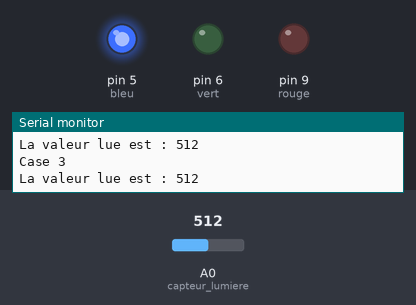
This sketch was run on a simulated Arduino Uno, built with avr-gcc and run on an emulated ATmega328P. Parts: output pins drawn as LEDs (lit = HIGH), the last lines printed to the serial monitor. The test bench sets the inputs (shaded band); at power-on: A0 (capteur_lumiere) = 512.

Above: at 1.2 s.
1.3 s: A0 (capteur_lumiere) set to 566
2.8 s: A0 (capteur_lumiere) set to 592
At 3.2 s:
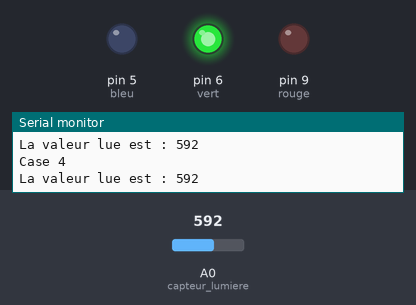
4.3 s: A0 (capteur_lumiere) set to 306
At 5.5 s:
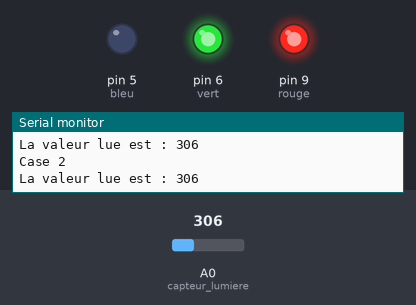
5.8 s: A0 (capteur_lumiere) set to 274
At 7.0 s:
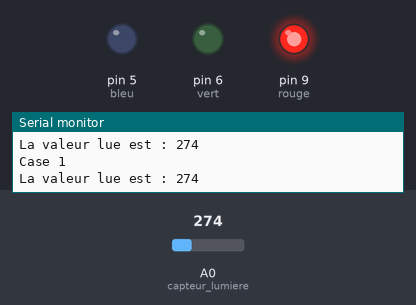
7.3 s: A0 (capteur_lumiere) set to 161
8.8 s: A0 (capteur_lumiere) set to 131
At 9.8 s:
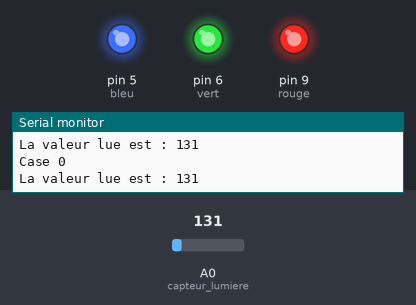
Timing chart, 0 to 11.3 s (numbered marks = the images above; inputs shaded):
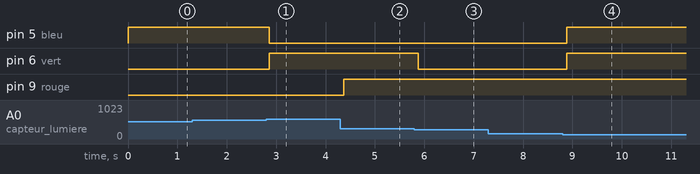

The sketch:

LED_Capteur_Lumiere_Complexe.ino
```cpp
int rouge = 9; //Le pin 9 s'appelle maintenant rouge
int bleu = 5; //Le pin 5 s'appelle maintenant bleu
int vert = 6; //Le pin 6 s'appelle maintenant vert
int capteur_lumiere = A0; //Le pin A0 s'appelle maintenant capteur_lumière

// Fonction Setup qui est utilisé une fois au redémarrage de l'arduino
void setup() {
  Serial.begin(9600); //On démarre la communication Serial pour avoir des informations
  pinMode(rouge, OUTPUT);// Initialisation du pin 9 (= rouge) en sortie
  pinMode(bleu, OUTPUT);// Initialisation du pin 5 (= bleu) en sortie
  pinMode(vert, OUTPUT);// Initialisation du pin 6 (= vert) en sortie
}

// Fonction loop qui tourne pour toujours
void loop() {
  int valeur_lue = analogRead(capteur_lumiere); //On lit la valeur du capteur et on appelle la valeur : valeur_lue
  int rangement_lumiere = map(valeur_lue, 0, 1023, 0, 7); //On crée un entier grace à la fonction map qui renvoie un chiffre entre 0 et 6 d'après la valeur du capteur
  switch (rangement_lumiere) { //On fait alors appelle à la fonction switch qui va nous permettre de définir les actions en fonction de rangement_lumiere
  case 0:                            //Si rangement_lumière = 0
    analogWrite(bleu, 255);        //LED bleu allumée
    analogWrite(vert, 255);        //LED verte allumée
    analogWrite(rouge, 255);       //LED rouge allumée
    Serial.println("Case 0");        //On affiche le numero du cas dans le Serial
    break;                           //Fin du cas 0
  case 1:                            //Si rangement_lumière = 1
    analogWrite(vert, 0);         //LED verte éteinte
    analogWrite(rouge, 255);       //LED rouge allumée
    analogWrite(bleu, 0);         //LED bleue éteinte
    Serial.println("Case 1");        //On affiche le numero du cas dans le Serial
    break;                           //Fin du cas 1
  case 2:                            //Si rangement_lumière = 2
    analogWrite(rouge, 255);       //LED rouge allumée
    analogWrite(vert, 255);        //LED verte allumée
    analogWrite(bleu, 0);         //LED bleue éteinte
    Serial.println("Case 2");        //On affiche le numero du cas dans le Serial
    break;                           //Fin du cas 2
  case 3:                            //Si rangement_lumière = 3
    analogWrite(bleu, 255);        //LED bleu allumée
    analogWrite(vert, 0);         //LED verte éteinte
    analogWrite(rouge, 0);        //LED rouge éteinte
    Serial.println("Case 3");        //On affiche le numero du cas dans le Serial
    break;                           //Fin du cas 3
  case 4:                            //Si rangement_lumière = 4
    analogWrite(rouge, 0);        //LED rouge éteinte
    analogWrite(vert, 255);        //LED verte allumée
    analogWrite(bleu, 0);         //LED bleue éteinte
    Serial.println("Case 4");        //On affiche le numero du cas dans le Serial
    break;                           //Fin du cas 4
  case 5:                            //Si rangement_lumière = 5
    analogWrite(rouge, 255);       //LED rouge allumée
    analogWrite(vert, 0);         //LED verte éteinte
    analogWrite(bleu, 255);        //LED bleu allumée
    Serial.println("Case 5");        //On affiche le numero du cas dans le Serial
    break;                           //Fin du cas 5
  case 6:                            //Si rangement_lumière = 6
    analogWrite(rouge, 0);        //LED rouge éteinte
    analogWrite(vert, 0);         //LED verte éteinte
    analogWrite(bleu, 0);         //LED bleue éteinte
    Serial.println("Case 6");        //On affiche le numero du cas dans le Serial
    break;                           //Fin du cas 6
  }                                  //Fin de la fonction switch
  Serial.print("La valeur lue est : "); //On affiche le résultat dans le Serial.
  Serial.println(valeur_lue);           //On affiche la valeur_lue dans le Serial
  delay(150);                            // Petit pause d' 1/4 de seconde
}
```

Measured:
- the behaviour switches between 584 and 585 on A0 (capteur_lumiere) (found by bisection; images 0 and 1)
- the behaviour switches between 293 and 292 on A0 (capteur_lumiere) (found by bisection; images 2 and 3)
- the behaviour switches between 147 and 146 on A0 (capteur_lumiere) (found by bisection; images 3 and 4)
- after the input at 2.8 s, pin 5 (bleu): HIGH → LOW after 0.06 s; pin 6 (vert): LOW → HIGH after 0.06 s
- after the input at 4.3 s, pin 9 (rouge): LOW → HIGH after 0.07 s
- after the input at 5.8 s, pin 6 (vert): HIGH → LOW after 0.07 s
- after the input at 8.8 s, pin 5 (bleu), pin 6 (vert): LOW → HIGH after 0.09 s
